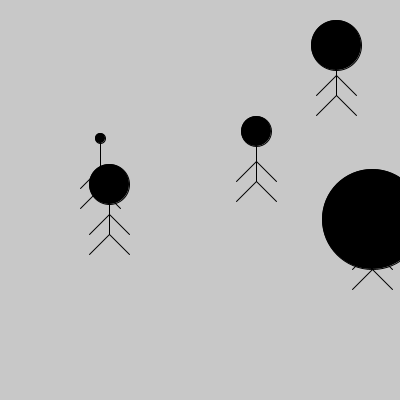
Frame 1 (no input)
Frame 60 (the mouse pressed at the canvas centre just before this capture): identical to frame 1, image omitted
Frame 120 (the mouse held since frame 60 and released just before this capture): identical to frame 1, image omitted

The Processing sketch that drew this single still picture (run headless with seeded random() and noise(); from frame 60 on, the mouse is pressed at the canvas centre):

// Processing sketch: dibujar_persona_params_interact
// ── dibujar_persona_params_interact.pde
int posXPersona1, posXPersona2, posXPersona3, posXPersona4, posXPersona5;
int posYPersona1, posYPersona2, posYPersona3, posYPersona4, posYPersona5;
color colorCabeza1, colorCabeza2, colorCabeza3, colorCabeza4, colorCabeza5;

void setup() {
  size(400, 400);

  inicializarVariables();
}

void draw() {
  background(200);
  dibujarPersona(posXPersona1, posYPersona1, 30, colorCabeza1);
  dibujarPersona(posXPersona2, posYPersona2, 40, colorCabeza2);
  dibujarPersona(posXPersona3, posYPersona3, 100, colorCabeza3);
  dibujarPersona(posXPersona4, posYPersona4, 10, colorCabeza4);
  dibujarPersona(posXPersona5, posYPersona5, 50, colorCabeza5);
}

void mouseClicked() {
  //inicializarVariables();
  if(dist(posXPersona1, posYPersona1, mouseX, mouseY) < 30){
    colorCabeza1 = color(255,0,0);
  }
  if(dist(posXPersona2, posYPersona2, mouseX, mouseY) < 40){
    colorCabeza2 = color(255,0,0);
  }
  if(dist(posXPersona3, posYPersona3, mouseX, mouseY) < 100){
    colorCabeza3 = color(255,0,0);
  }
  if(dist(posXPersona4, posYPersona4, mouseX, mouseY) < 10){
    colorCabeza4 = color(255,0,0);
  }
  if(dist(posXPersona5, posYPersona5, mouseX, mouseY) < 50){
    colorCabeza5 = color(255,0,0);
  }
}

// ── funciones.pde
void dibujarPersona(int posX, int posY, int tamCabeza, color colorCabeza) {
  line(posX, posY, posX, posY+50); //Cuerpo
  fill(colorCabeza);
  ellipse(posX, posY, tamCabeza, tamCabeza); //Cabeza
  line(posX, posY+50, posX+20, posY+70); //Pierna Izq
  line(posX, posY+50, posX-20, posY+70); //Pierna Der
  line(posX, posY+30, posX+20, posY+50); //Mano Izq
  line(posX, posY+30, posX-20, posY+50); //Mano Der
}

void inicializarVariables(){
  posXPersona1 = round(random(10, width-10));
  posXPersona2 = round(random(10, width-10));
  posXPersona3 = round(random(10, width-10));
  posXPersona4 = round(random(10, width-10));
  posXPersona5 = round(random(10, width-10));
  
  posYPersona1 = round(random(10, height-10));
  posYPersona2 = round(random(10, height-10));
  posYPersona3 = round(random(10, height-10));
  posYPersona4 = round(random(10, height-10));
  posYPersona5 = round(random(10, height-10));
}
